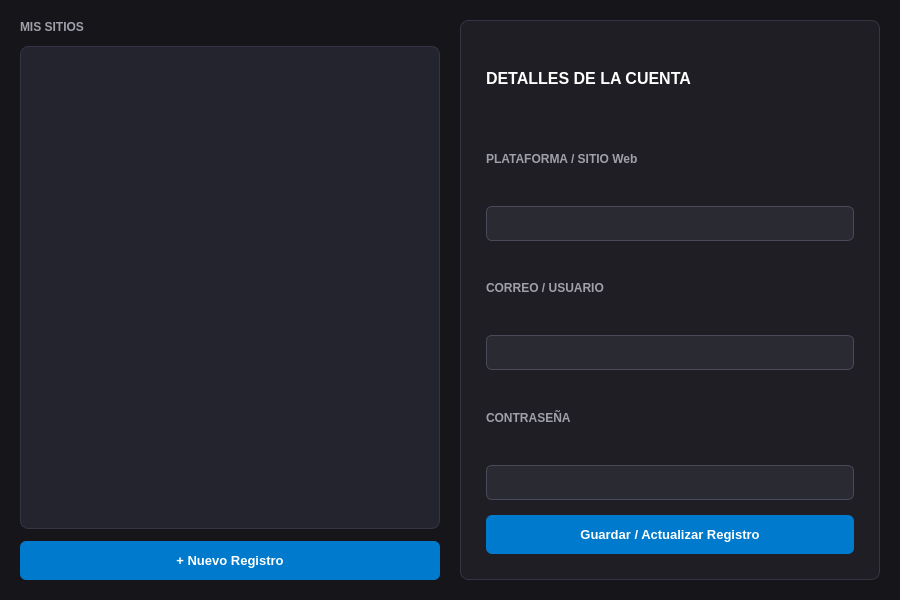
<?xml version="1.0" encoding="UTF-8"?>
<ui version="4.0">
 <class>MainWindow</class>
 <widget class="QMainWindow" name="MainWindow">
  <property name="geometry">
   <rect>
    <x>0</x>
    <y>0</y>
    <width>900</width>
    <height>600</height>
   </rect>
  </property>
  <property name="windowTitle">
   <string>Panel de Control - CriptoBóveda</string>
  </property>
  <property name="styleSheet">
   <string notr="true">
    QMainWindow { background-color: #16161a; }
    QListWidget { background-color: #24242e; color: #e2e2e2; border: 1px solid #343444; border-radius: 8px; padding: 5px; font-size: 13px; }
    QListWidget::item { padding: 10px; border-bottom: 1px solid #2d2d3a; }
    QListWidget::item:selected { background-color: #007acc; color: #ffffff; }
    QFrame#panel_detalles { background-color: #1e1e24; border: 1px solid #343444; border-radius: 8px; }
    QLabel { color: #a0a0aa; font-size: 12px; font-weight: bold; font-family: 'Segoe UI'; }
    QLineEdit { background-color: #2a2a32; color: #ffffff; border: 1px solid #4a4a5a; border-radius: 6px; padding: 8px; font-size: 13px; }
    QLineEdit:focus { border: 1px solid #007acc; }
    QPushButton { background-color: #007acc; color: #ffffff; border: none; border-radius: 6px; padding: 12px; font-size: 13px; font-weight: bold; }
    QPushButton:hover { background-color: #0098ff; }
   </string>
  </property>
  <widget class="QWidget" name="centralwidget">
   <layout class="QHBoxLayout" name="mainLayout">
    <property name="spacing"><number>20</number></property>
    <property name="leftMargin"><number>20</number></property>
    <property name="topMargin"><number>20</number></property>
    <property name="rightMargin"><number>20</number></property>
    <property name="bottomMargin"><number>20</number></property>
    
    <item>
     <layout class="QVBoxLayout" name="columnaIzquierda">
      <property name="spacing"><number>12</number></property>
      <item>
       <widget class="QLabel" name="label"><property name="text"><string>MIS SITIOS</string></property></widget>
      </item>
      <item>
       <widget class="QListWidget" name="lista_cuentas"/>
      </item>
      <item>
       <widget class="QPushButton" name="btn_nueva_cuenta"><property name="text"><string>+ Nuevo Registro</string></property></widget>
      </item>
     </layout>
    </item>
    
    <item>
     <widget class="QFrame" name="panel_detalles">
      <layout class="QVBoxLayout" name="layoutDetalles">
       <property name="spacing"><number>15</number></property>
       <property name="leftMargin"><number>25</number></property>
       <property name="topMargin"><number>25</number></property>
       <property name="rightMargin"><number>25</number></property>
       <property name="bottomMargin"><number>25</number></property>
       <item>
        <widget class="QLabel" name="lbl_titulo_panel"><property name="text"><string>DETALLES DE LA CUENTA</string></property><property name="styleSheet"><string notr="true">font-size: 16px; color: #ffffff;</string></property></widget>
       </item>
       <item>
        <widget class="QLabel" name="lbl1"><property name="text"><string>PLATAFORMA / SITIO Web</string></property></widget>
       </item>
       <item>
        <widget class="QLineEdit" name="input_sitio"/>
       </item>
       <item>
        <widget class="QLabel" name="lbl2"><property name="text"><string>CORREO / USUARIO</string></property></widget>
       </item>
       <item>
        <widget class="QLineEdit" name="input_usuario_plataforma"/>
       </item>
       <item>
        <widget class="QLabel" name="lbl3"><property name="text"><string>CONTRASEÑA</string></property></widget>
       </item>
       <item>
        <widget class="QLineEdit" name="input_password_plataforma"/>
       </item>
       <item>
        <widget class="QPushButton" name="btn_guardar_cambios"><property name="text"><string>Guardar / Actualizar Registro</string></property></widget>
       </item>
      </layout>
     </widget>
    </item>
    
   </layout>
  </widget>
 </widget>
</ui>
